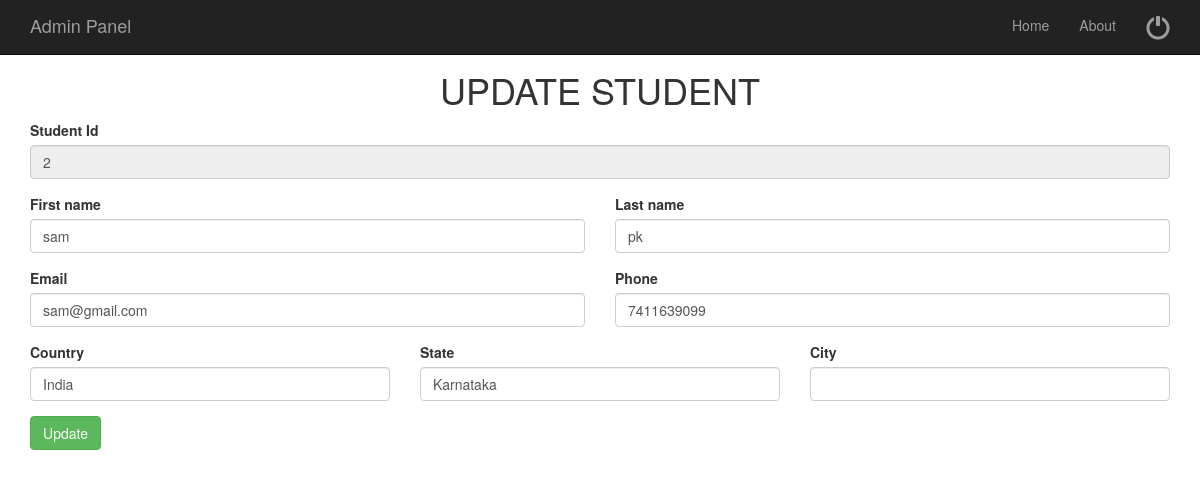
Screenshot of /admin/update_student.php?student_id=2 (signed in) with the database file from the repository.
### tables this page shows
CREATE TABLE `users` (
  `id` int(11) NOT NULL,
  `fname` varchar(50) NOT NULL,
  `lname` varchar(50) NOT NULL,
  `email` varchar(50) NOT NULL,
  `ph` bigint(10) NOT NULL,
  `password` varchar(255) NOT NULL,
  `gender` varchar(10) NOT NULL,
  `country` varchar(50) NOT NULL,
  `state` varchar(50) NOT NULL,
  `city` varchar(50) NOT NULL,
  `created_at` datetime DEFAULT CURRENT_TIMESTAMP
);

### admin/update_student.php (the view, shortened to what this page needs)
<!DOCTYPE html>
<html>
<head>
</head>
<body>
	<?php
			include("top_nav.php");
		?>
		<div class="container">
		<center><h1>UPDATE STUDENT</h1></center>
     	<?php
     	include("../include/dbconn.php");
     	 	$student_id=$_GET['student_id'];
			$qry="select * from users where id='$student_id'";
			$exc=mysqli_query($conn,$qry);
			while ($row=mysqli_fetch_array($exc)) {
		?>
			<form method="post" action="">
				<div class="form-group">
					<label>Student Id</label>
					<input type="text" class="form-control" name="student_id" value="<?php echo $row['id'];?>" required="" disabled>
				</div>
				<div class="row">
					<div class="col-lg-6">
						<div class="form-group">
							<label>First name</label>
							<input type="text" class="form-control" name="fname" value="<?php echo $row['fname'];?>"  required="">
						</div>
					</div>
					<div class="col-lg-6">
						<div class="form-group">
							<label>Last name</label>
							<input type="text" class="form-control" name="lname" value="<?php echo $row['lname'];?>"  required="">
						</div>
					</div>
				</div>
				<div class="row">
					<div class="col-lg-6">
						<div class="form-group">
							<label>Email</label>
							<input type="text" class="form-control" name="email" value="<?php echo $row['email'];?>"  required="">
						</div>
					</div>
					<div class="col-lg-6">
						<label>Phone</label>
						<input type="number" name="phone" class="form-control" value="<?php echo $row['ph']; ?>" required>
					</div>
				</div>
				<div class="row">
					<div class="col-lg-4">
						<div class="form-group">
							<label>Country</label>
							<input type="text" class="form-control" name="country"  value="<?php echo $row['country'];?>" required="">
						</div>
					</div>
					<div class="col-lg-4">
						<div class="form-group">
							<label>State</label>
							<input type="text" class="form-control" name="state"  value="<?php echo $row['state'];?>" required="">
						</div>
					</div>
					<div class="col-lg-4">
						<div class="form-group">
							<label>City</label>
							<input type="text" class="form-control" name="city"  value="<?php echo $row['city'];?>" required="">
						</div>
					</div>
				</div>
				<div class="form-group">
					<button class="btn btn-success" name="update">Update</button>
				</div>
		</form>
			<?php }
			?>
		</div>
	</body>
</html>

### admin/css/modern-business.css (style rules this page uses)
html, body { height: 100%; }
body { padding-top: 50px; }

### rows the page displays
users: student_id "2", fname "sam", lname "pk", email "sam@gmail.com", phone "7411639099", country "India", state "Karnataka"
